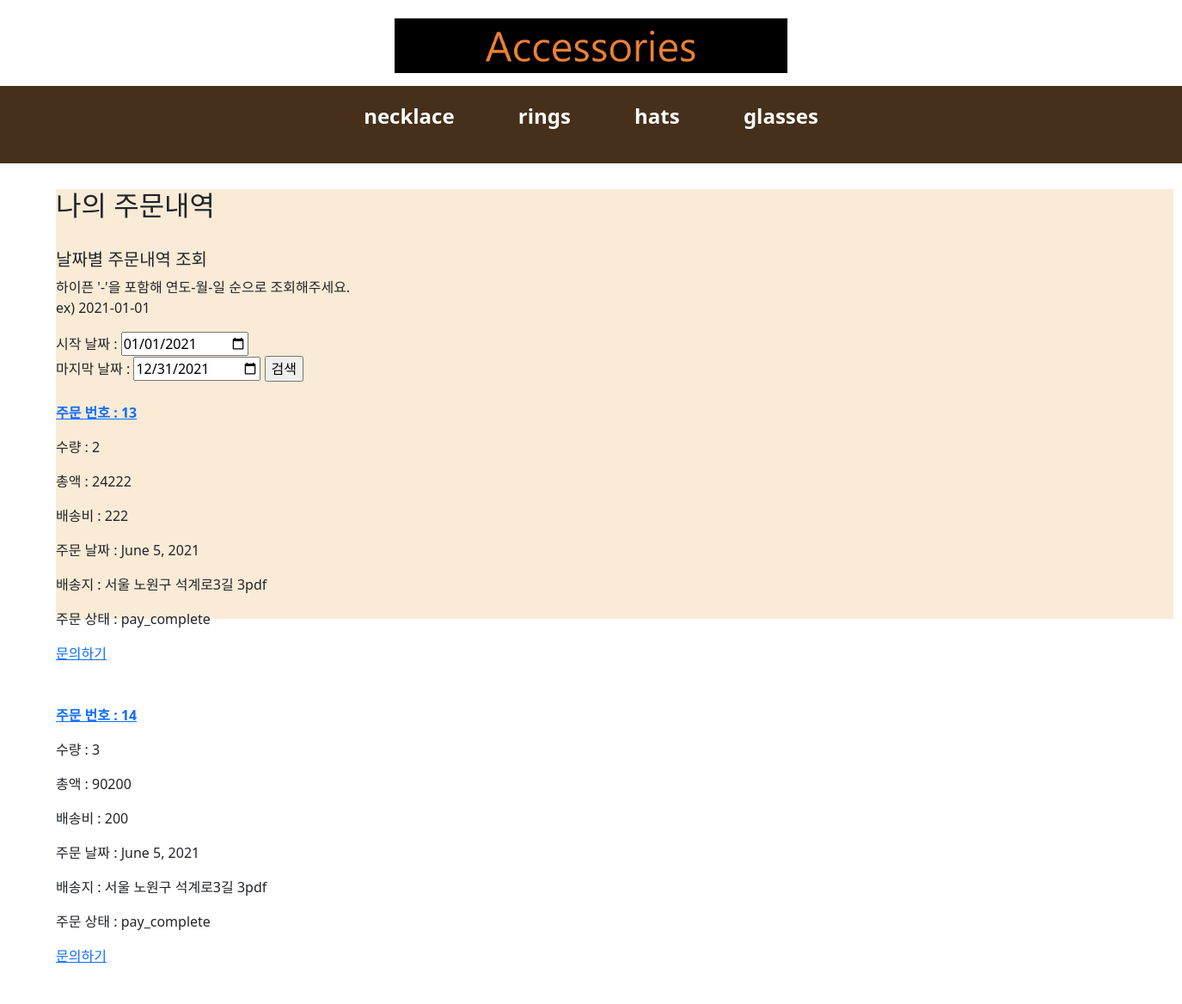
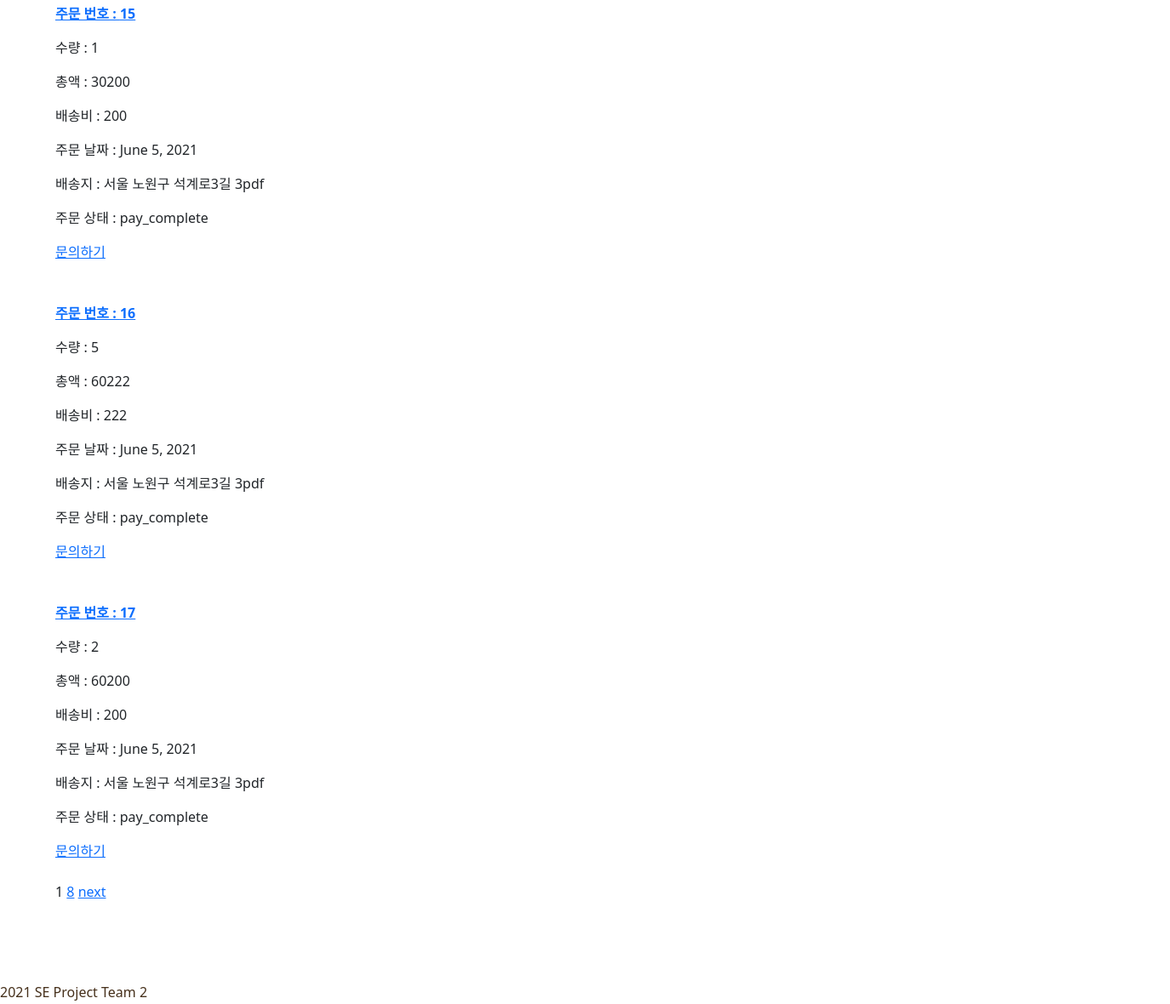
Page /order/myOrder/ (signed in) on the committed database (2 pictures, top to bottom).
### orderApp/models.py (models this page shows)
class Order(models.Model):
    CATEGORY_CHOICES=(
        ('order_continue', 'order_continue'),
        ('order_cancle', 'order_cancle'),
        ('pay_cancle', 'pay_cancle'),
        ('pay_complete', 'pay_complete'),
        ('shipping', 'shipping'),
        ('shipping_complete', 'shipping_complete'),
        ('order_complete', 'order_complete')
    )
    order_user=models.CharField(max_length=250, blank=True)
    date_added = models.DateField(auto_now_add=True)
    total_price = models.IntegerField()
    total_quantity = models.IntegerField()
    order_state=models.CharField(max_length=20, choices=CATEGORY_CHOICES)
    total_shipping_fee=models.IntegerField()
    shipping_address=models.CharField(max_length=1000)
    coupon_id=models.CharField(max_length=1000)
    class Meta:
        db_table='Order'
        ordering=['date_added']

### orderApp/views.py (the view)
# urls.py: path('myOrder/', order_views.view_myOrder, name="view_myOrder"),
def view_myOrder(request):
    cart_count=context_processors.counter(request)
    cart_count=int(cart_count)
    count={'cart_count':cart_count}
    user_id=request.session.get('user_id')
    orders=Order.objects.filter(order_user=user_id)
    paginator=Paginator(orders, 5)
    page=request.GET.get('page')
    posts=paginator.get_page(page)
    for order in orders:
        if order.order_state == 'order_continue':
            order.order_state='order_cancle'
            order.save()
    return render(request, 'my_order.html', {'count':count, 'posts':posts})

### cartApp/context_processors.py (called while the page is built)
def counter(request):
    item_count=0
    if 'admin' in request.path:
        return {}
    else:
        try:
            cart= Cart.objects.filter(cart_id=request.session.get('user_id'))
            cart_items = CartItem.objects.all().filter(cart=cart[:1])
            for cart_item in cart_items:
                item_count+=cart_item.quantity
        except Cart.DoesNotExist:
            item_count=0
    return item_count

### orderApp/templates/my_order.html (shortened to what this page needs)
{% extends 'base.html' %}
{% block content %}
    <section>
        <h2>나의 주문내역</h2>
        <div>
            <br>
            <h5>날짜별 주문내역 조회</h3>
                <p>하이픈 '-'을 포함해 연도-월-일 순으로 조회해주세요.
                    <br>ex) 2021-01-01
                </p>
            <form action="{% url 'order:search_order' %}" method="POST">
                시작 날짜 : <input type="date" value="{{minDate|default:'2021-01-01'}}" name="minDate" required>
                <br>마지막 날짜 : <input type="date" value="{{maxDate|default:'2021-12-31'}}" name="maxDate" required>
                <input type="submit" value="검색">
            </form>
        </div>
        <div>
            {% for order in posts%}
                <br>
                <div sytle="margin:30px; border:solid">
                    <p><strong><a href="{% url 'order:order_detail' order.id %}">주문 번호 : {{order.id}}</a></strong></p>
                    <p>수량 : {{order.total_quantity}}</p>
                    <p>총액 : {{order.total_price}}</p>
                    <p>배송비 : {{order.total_shipping_fee}}</p>
                    <p>주문 날짜 : {{order.date_added}}</p>
                    <p>배송지 : {{order.shipping_address}}</p>
                    <p>주문 상태 : {{order.order_state}}</p>
                    {% if order.order_state == 'pay_complete' %}
                        <a href="{% url 'question:postquestion_view' %}">문의하기</a>
                    {% elif order.order_state == 'shipping' %}
                        <button>문의하기</button>
                    {% elif order.order_state == 'shipping_complete' %}
                        <button>구매확정</button>
                    {% elif order.order_state == 'order_complete' %}
                        <button>상품평</button>
                    {% endif %}
                </div>
                <br>
            {% endfor %}
            <span>{{posts.number}}</span>
            {% if posts.has_next %}
            <a href="?page={{posts.paginator.num_pages}}">{{posts.paginator.num_pages}}</a>
            <a href="?page={{posts.next_page_number}}">next</a>
            {% endif %}
            <br><br><br><br><br><br>
        </div>
    </section>
{% endblock %}

### static/css/userMain.css (style rules this page uses)
section { position: absolute; top: 220px; height: 500px; width: 100%; }

### shoppingApp/static/css/login.css (style rules this page uses)
section { position: absolute; top: 220px; height: 500px; width: 1300px; margin-left: 65px; background-color: #FAEBD7; }

### rows in the picture
Order: id "13", total_quantity "2", total_price "24222", total_shipping_fee "222", date_added "June 5, 2021", shipping_address "서울 노원구 석계로3길 3pdf", order_state "pay_complete", shows "문의하기"
Order: id "14", total_quantity "3", total_price "90200", total_shipping_fee "200", date_added "June 5, 2021", shipping_address "서울 노원구 석계로3길 3pdf", order_state "pay_complete", shows "문의하기"
Order: id "15", total_quantity "1", total_price "30200", total_shipping_fee "200", date_added "June 5, 2021", shipping_address "서울 노원구 석계로3길 3pdf", order_state "pay_complete", shows "문의하기"
Order: id "16", total_quantity "5", total_price "60222", total_shipping_fee "222", date_added "June 5, 2021", shipping_address "서울 노원구 석계로3길 3pdf", order_state "pay_complete", shows "문의하기"
Order: id "17", total_quantity "2", total_price "60200", total_shipping_fee "200", date_added "June 5, 2021", shipping_address "서울 노원구 석계로3길 3pdf", order_state "pay_complete", shows "문의하기"

### other values in the picture
{{ posts.number }} "1"
{{ posts.paginator.num_pages }} "8"
